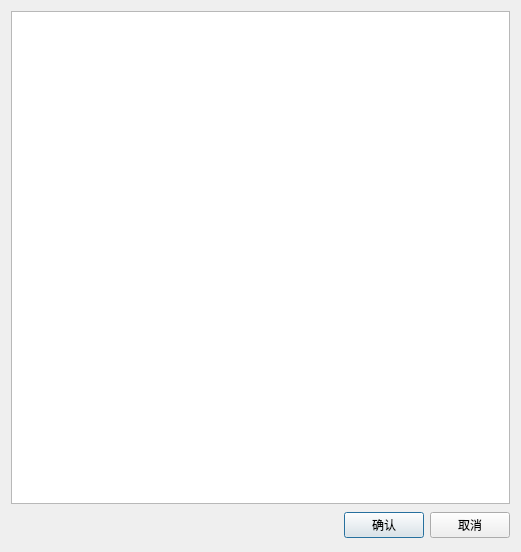
<?xml version="1.0" encoding="UTF-8"?>
<ui version="4.0">
 <class>MVPointImportDialog</class>
 <widget class="QDialog" name="MVPointImportDialog">
  <property name="geometry">
   <rect>
    <x>0</x>
    <y>0</y>
    <width>521</width>
    <height>552</height>
   </rect>
  </property>
  <property name="windowTitle">
   <string>导入遥测</string>
  </property>
  <layout class="QGridLayout" name="gridLayout">
   <item row="0" column="0">
    <widget class="QTreeView" name="treeView">
     <property name="cursor" stdset="0">
      <cursorShape>ArrowCursor</cursorShape>
     </property>
     <property name="styleSheet">
      <string notr="true"/>
     </property>
    </widget>
   </item>
   <item row="1" column="0">
    <layout class="QHBoxLayout" name="_2">
     <property name="spacing">
      <number>6</number>
     </property>
     <property name="margin">
      <number>0</number>
     </property>
     <item>
      <spacer>
       <property name="orientation">
        <enum>Qt::Horizontal</enum>
       </property>
       <property name="sizeHint" stdset="0">
        <size>
         <width>131</width>
         <height>31</height>
        </size>
       </property>
      </spacer>
     </item>
     <item>
      <widget class="QPushButton" name="okButton">
       <property name="text">
        <string>确认</string>
       </property>
      </widget>
     </item>
     <item>
      <widget class="QPushButton" name="cancelButton">
       <property name="text">
        <string>取消</string>
       </property>
      </widget>
     </item>
    </layout>
   </item>
  </layout>
 </widget>
 <resources/>
 <connections>
  <connection>
   <sender>okButton</sender>
   <signal>clicked()</signal>
   <receiver>MVPointImportDialog</receiver>
   <slot>accept()</slot>
   <hints>
    <hint type="sourcelabel">
     <x>363</x>
     <y>523</y>
    </hint>
    <hint type="destinationlabel">
     <x>260</x>
     <y>275</y>
    </hint>
   </hints>
  </connection>
  <connection>
   <sender>cancelButton</sender>
   <signal>clicked()</signal>
   <receiver>MVPointImportDialog</receiver>
   <slot>reject()</slot>
   <hints>
    <hint type="sourcelabel">
     <x>462</x>
     <y>523</y>
    </hint>
    <hint type="destinationlabel">
     <x>260</x>
     <y>275</y>
    </hint>
   </hints>
  </connection>
 </connections>
</ui>
